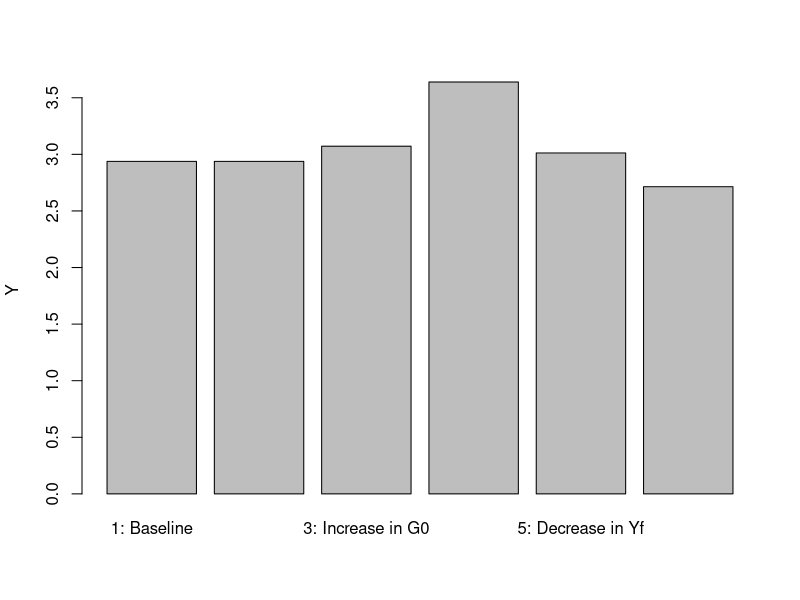
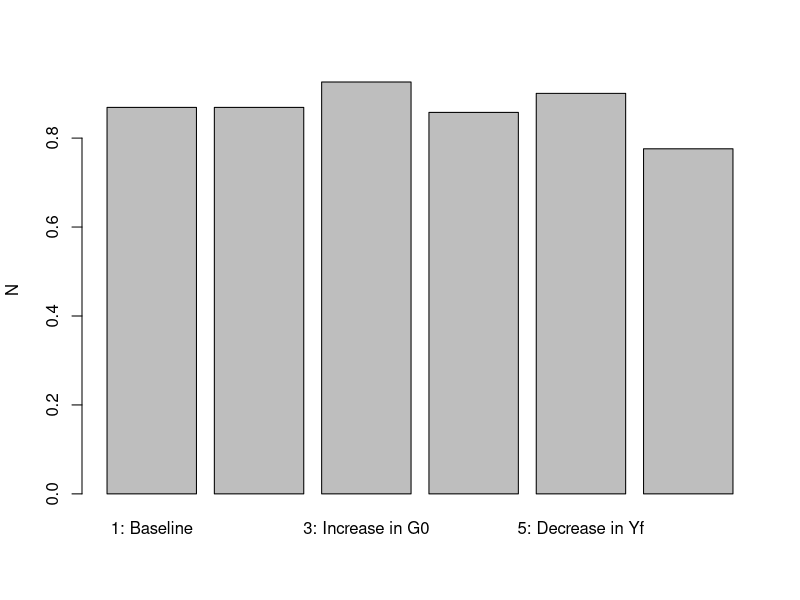
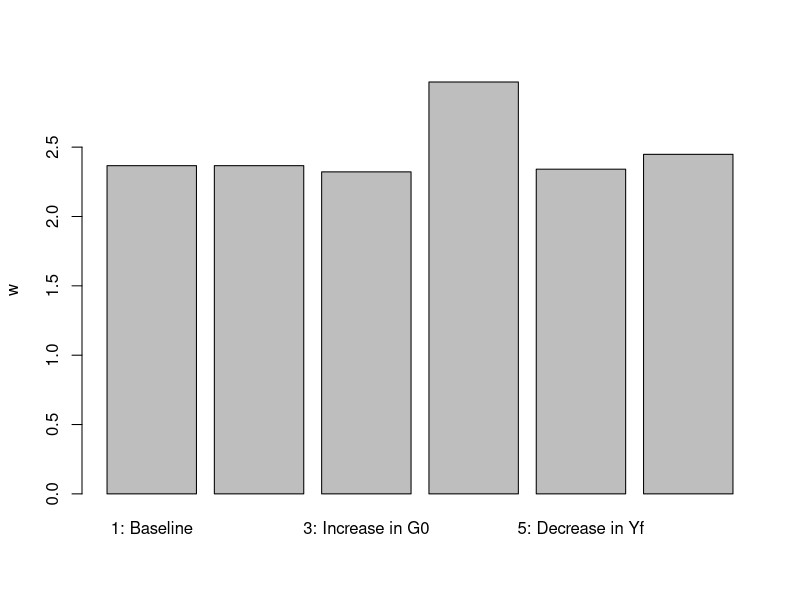
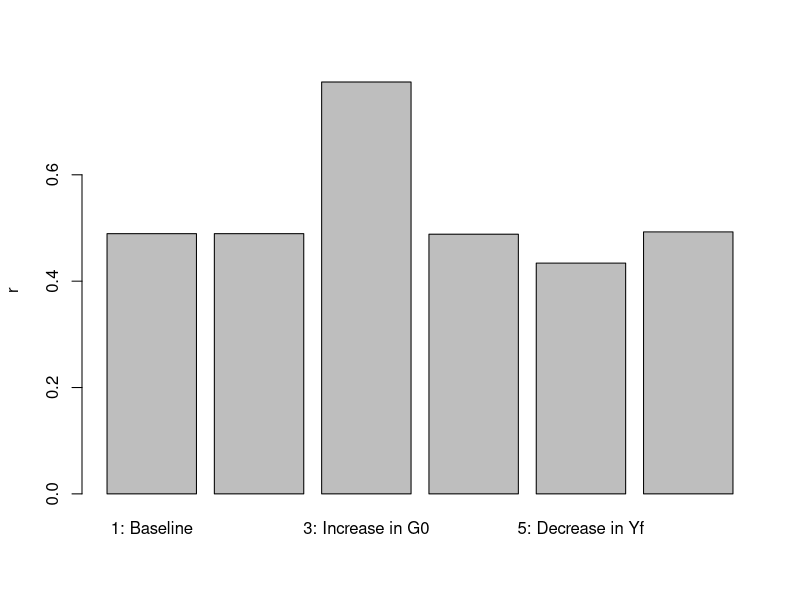
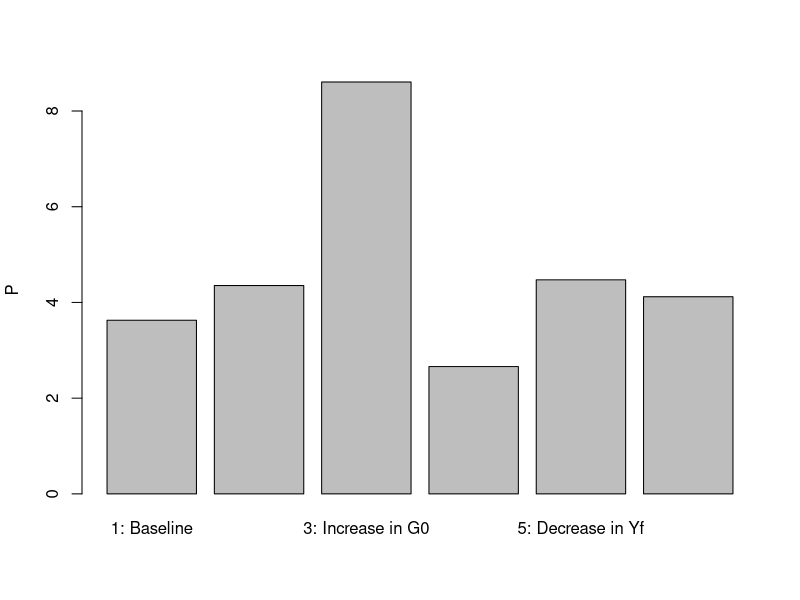
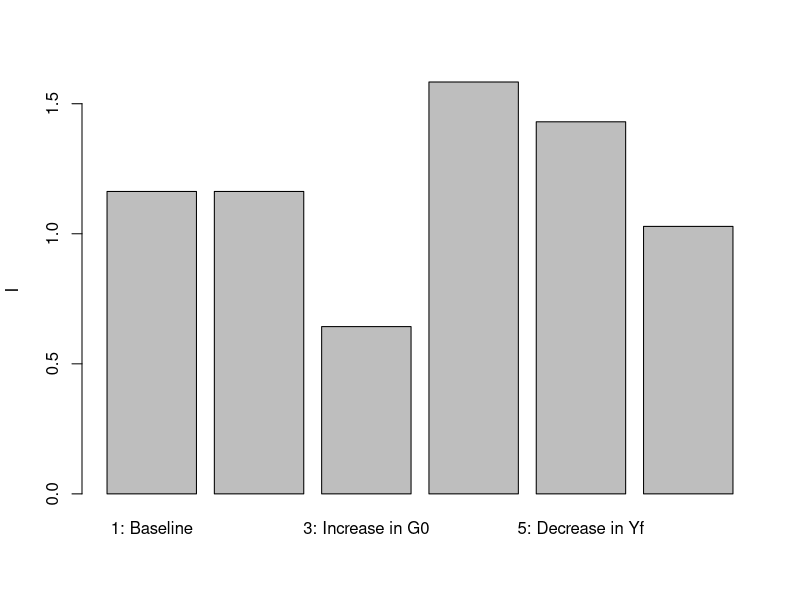
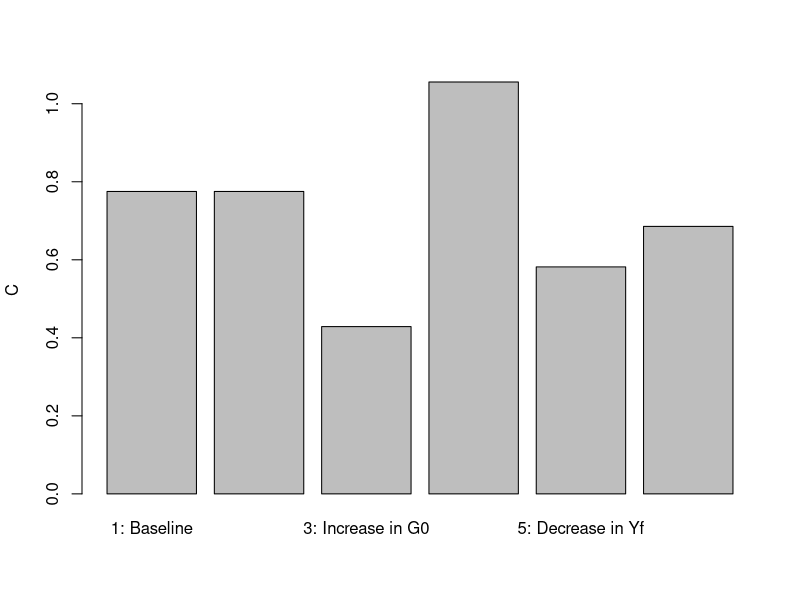
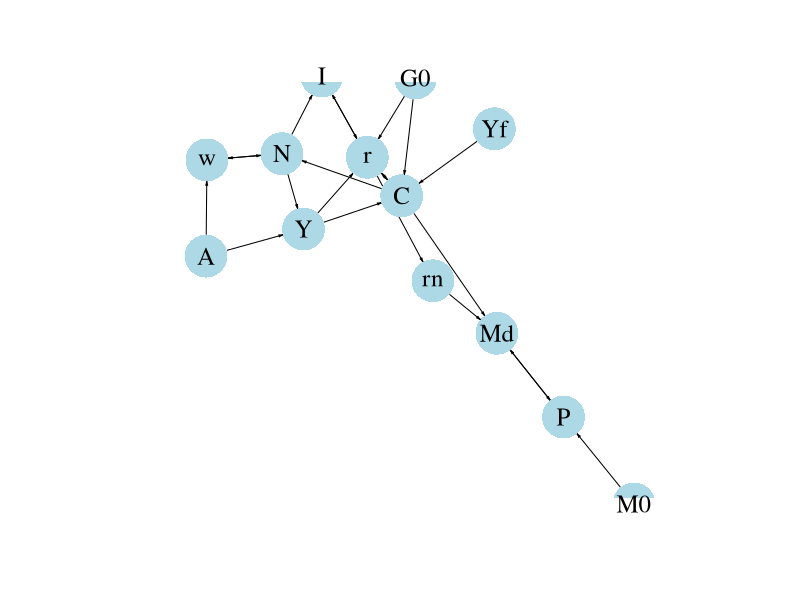

Generate these figures, in order, with R:
## ---- chunk 1


# Clear the environment
rm(list=ls(all=TRUE))

# Set number of scenarios (including baseline)
S=6

#Create vector in which equilibrium solutions from different parameterisations will be stored
Y_star=vector(length=S) # Income/output
w_star=vector(length=S) # Real wage
C_star=vector(length=S) # Consumption
I_star=vector(length=S) # Investment
r_star=vector(length=S) # Real interest rate
rn_star=vector(length=S) # Nominal interest rate
N_star=vector(length=S) # Employment
P_star=vector(length=S) # Price level

# Create and parameterise exogenous variables/parameters that will be shifted
M0=vector(length=S) # money supply
G0=vector(length=S) # government expenditures
A=vector(length=S)  # productivity
Yf=vector(length=S) # expected future income
b1=vector(length=S) # household preference for leisure
M0[]=5
G0[]=1
A[]=2
Yf[]=1
b1[]=0.4

# Set parameter values for different scenarios
for (i in 1:S){ 
  if (i==2){ # scenario 2: monetary expansion 
  M0[2]=6
  }
  if (i==3){ # scenario 3: fiscal expansion
    G0[3]=2
  }
  if (i==4){ # scenario 4: productivity boost
    A[4]=2.5
    }
  if (i==5){ # scenario 5: lower expected future income
    Yf[5]=0.2
  }
  if (i==6){ # scenario 6: increased preference for leisure
    b1[6]=0.8
  }
}

#Set constant parameter values
a=0.3  # Capital elasticity of output
b2=0.9 # discount rate
b3=0.6 # household preference for money
K=5    # Exogenous capital stock
pe=0.02 # Expected rate of inflation
Gf=1  # Future government spending

# Initialise endogenous variables at arbitrary positive value
w=1
C=1
I=1
Y=C+I
r=0.3
N=1.3
P=1

#Solve this system numerically through 1000 iterations based on the initialisation
for (i in 1:S){
  
for (iterations in 1:1000){
  
  #Model equations
  
  #(1) Cobb-Douglass production function  
  Y = A[i]*(K^a)*N^(1-a)
  
  #(2) Labour demand 
  w = A[i]*(1-a)*(K^a)*N^(-a) 
  
  #(3) Labour supply
  N = 1 - (b1[i]*C)/w
  
  #(4) Consumption demand
  C = (1/(1+b2+b3))*(Y - G0[i] + (Yf[i]-Gf)/(1+r)) 
   
  #(5) Investment demand, solved for r
  r=(I^(a-1))*a*A[i]*N^(1-a) 
   
  #(6) Goods market equilibrium condition, solved for I
  I = Y - C - G0[i]
  
  #(7) Nominal interest rate
  rn = r + pe
  
  #(8) Price level
  P = (M0[i]*rn)/((1+rn)*b3*C) 

}
  
#Save results for different parameterisations in vector
Y_star[i]=Y
w_star[i]=w
C_star[i]=C
I_star[i]=I
r_star[i]=r
N_star[i]=N
P_star[i]=P
rn_star[i]=rn
}

## ---- chunk 2

barplot(Y_star, ylab="Y", names.arg=c("1: Baseline", "2: Increase in M0", "3: Increase in G0","4: Increase in A", 
                                           "5: Decrease in Yf", "6: Increase in b1"))

## ---- chunk 3

barplot(N_star, ylab="N",  names.arg=c("1: Baseline", "2: Increase in M0", "3: Increase in G0","4: Increase in A", 
                                       "5: Decrease in Yf", "6: Increase in b1"))

## ---- chunk 4

barplot(w_star, ylab="w",  names.arg=c("1: Baseline", "2: Increase in M0", "3: Increase in G0","4: Increase in A", 
                                       "5: Decrease in Yf", "6: Increase in b1"))

barplot(r_star, ylab="r", names.arg=c("1: Baseline", "2: Increase in M0", "3: Increase in G0","4: Increase in A", 
                                      "5: Decrease in Yf", "6: Increase in b1"))

## ---- chunk 5

barplot(P_star, ylab="P",  names.arg=c("1: Baseline", "2: Increase in M0", "3: Increase in G0","4: Increase in A", 
                                       "5: Decrease in Yf", "6: Increase in b1"))

## ---- chunk 6

barplot(I_star, ylab="I",  names.arg=c("1: Baseline", "2: Increase in M0", "3: Increase in G0","4: Increase in A", 
                                       "5: Decrease in Yf", "6: Increase in b1"))

barplot(C_star, ylab="C",  names.arg=c("1: Baseline", "2: Increase in M0", "3: Increase in G0","4: Increase in A", 
                                       "5: Decrease in Yf", "6: Increase in b1"))

## ---- chunk 7

## Create directed graph
# Construct auxiliary Jacobian matrix for 13 variables: Y	w	N	C	I	r	P	rn M0	G0 A Yf Md
# where non-zero elements in regular Jacobian are set to 1 and zero elements are unchanged

M_mat=matrix(c(0,0,1,0,0,0,0,0,0,0,1,0,0,
              0,0,1,0,0,0,0,0,0,0,1,0,0,
              0,1,0,1,0,0,0,0,0,0,0,0,0,
              1,0,0,0,0,1,0,0,0,1,0,1,0,
              0,0,1,0,0,1,0,0,0,0,0,0,0,
              1,0,0,1,1,0,0,0,0,1,0,0,0,
              0,0,0,0,0,0,0,0,1,0,0,0,1,
              0,0,0,0,0,1,0,0,0,0,0,0,0,
              0,0,0,0,0,0,0,0,0,0,0,0,0,
              0,0,0,0,0,0,0,0,0,0,0,0,0,
              0,0,0,0,0,0,0,0,0,0,0,0,0,
              0,0,0,0,0,0,0,0,0,0,0,0,0,
              0,0,0,1,0,0,1,1,0,0,0,0,0), 13, 13, byrow=TRUE)

# Create adjacency matrix from transpose of auxiliary Jacobian and add column names
A_mat=t(M_mat)
colnames(A_mat) = c("Y","w","N","C","I","r","P","rn", "M0","G0","A","Yf", "Md")

# Create and plot directed graph from adjacency matrix
library(igraph)
dg= graph_from_adjacency_matrix(A_mat, mode="directed", weighted= NULL)
plot(dg, main="", vertex.size=20, vertex.color="lightblue", 
     vertex.label.color="black", edge.arrow.size=0.2, edge.width=1,
     edge.arrow.width=0.8, edge.color="black", vertex.label.cex=1.5, vertex.frame.color="NA", margin=-0.2)

